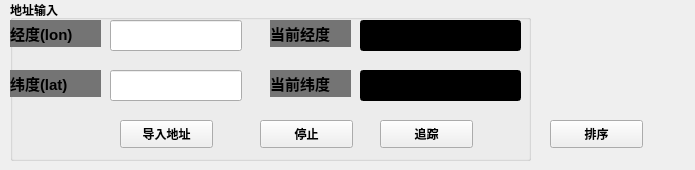
    <widget class="QWidget" name="tab">
     <property name="minimumSize">
      <size>
       <width>695</width>
       <height>0</height>
      </size>
     </property>
     <attribute name="title">
      <string>天线1</string>
     </attribute>
     <widget class="QGroupBox" name="groupBox_3">
      <property name="geometry">
       <rect>
        <x>10</x>
        <y>0</y>
        <width>521</width>
        <height>161</height>
       </rect>
      </property>
      <property name="sizePolicy">
       <sizepolicy hsizetype="Expanding" vsizetype="Fixed">
        <horstretch>0</horstretch>
        <verstretch>0</verstretch>
       </sizepolicy>
      </property>
      <property name="font">
       <font>
        <weight>75</weight>
        <bold>true</bold>
       </font>
      </property>
      <property name="title">
       <string>地址输入</string>
      </property>
      <widget class="QLineEdit" name="lineEdit_6">
       <property name="geometry">
        <rect>
         <x>100</x>
         <y>20</y>
         <width>132</width>
         <height>31</height>
        </rect>
       </property>
       <property name="text">
        <string/>
       </property>
      </widget>
      <widget class="QLineEdit" name="lineEdit_7">
       <property name="geometry">
        <rect>
         <x>100</x>
         <y>70</y>
         <width>132</width>
         <height>31</height>
        </rect>
       </property>
       <property name="text">
        <string/>
       </property>
      </widget>
      <widget class="QLabel" name="label_10">
       <property name="geometry">
        <rect>
         <x>0</x>
         <y>20</y>
         <width>91</width>
         <height>27</height>
        </rect>
       </property>
       <property name="sizePolicy">
        <sizepolicy hsizetype="Preferred" vsizetype="Preferred">
         <horstretch>1</horstretch>
         <verstretch>0</verstretch>
        </sizepolicy>
       </property>
       <property name="font">
        <font>
         <pointsize>11</pointsize>
         <weight>75</weight>
         <bold>true</bold>
        </font>
       </property>
       <property name="styleSheet">
        <string notr="true">background-color: rgb(116, 116, 116);
border-top-color: rgb(255, 255, 255);</string>
       </property>
       <property name="text">
        <string>经度(lon)</string>
       </property>
      </widget>
      <widget class="QLabel" name="label_11">
       <property name="geometry">
        <rect>
         <x>0</x>
         <y>70</y>
         <width>91</width>
         <height>27</height>
        </rect>
       </property>
       <property name="sizePolicy">
        <sizepolicy hsizetype="Preferred" vsizetype="Preferred">
         <horstretch>1</horstretch>
         <verstretch>0</verstretch>
        </sizepolicy>
       </property>
       <property name="font">
        <font>
         <pointsize>11</pointsize>
         <weight>75</weight>
         <bold>true</bold>
        </font>
       </property>
       <property name="styleSheet">
        <string notr="true">background-color: rgb(116, 116, 116);
border-top-color: rgb(255, 255, 255);
</string>
       </property>
       <property name="text">
        <string>纬度(lat)</string>
       </property>
      </widget>
      <widget class="QPushButton" name="pb_load_sourceFile_import">
       <property name="geometry">
        <rect>
         <x>110</x>
         <y>120</y>
         <width>93</width>
         <height>28</height>
        </rect>
       </property>
       <property name="font">
        <font>
         <weight>75</weight>
         <bold>true</bold>
        </font>
       </property>
       <property name="text">
        <string>导入地址</string>
       </property>
      </widget>
      <widget class="QLineEdit" name="lineEdit_8">
       <property name="geometry">
        <rect>
         <x>350</x>
         <y>20</y>
         <width>161</width>
         <height>31</height>
        </rect>
       </property>
       <property name="font">
        <font>
         <pointsize>12</pointsize>
         <weight>75</weight>
         <bold>true</bold>
        </font>
       </property>
       <property name="styleSheet">
        <string notr="true">color: rgb(0, 170, 0);
background-color: rgb(0, 0, 0);</string>
       </property>
      </widget>
      <widget class="QLineEdit" name="lineEdit_9">
       <property name="geometry">
        <rect>
         <x>350</x>
         <y>70</y>
         <width>161</width>
         <height>31</height>
        </rect>
       </property>
       <property name="font">
        <font>
         <pointsize>12</pointsize>
         <weight>75</weight>
         <bold>true</bold>
        </font>
       </property>
       <property name="styleSheet">
        <string notr="true">color: rgb(0, 170, 0);
background-color: rgb(0, 0, 0);</string>
       </property>
      </widget>
      <widget class="QLabel" name="label_12">
       <property name="geometry">
        <rect>
         <x>260</x>
         <y>20</y>
         <width>81</width>
         <height>27</height>
        </rect>
       </property>
       <property name="sizePolicy">
        <sizepolicy hsizetype="Preferred" vsizetype="Preferred">
         <horstretch>1</horstretch>
         <verstretch>0</verstretch>
        </sizepolicy>
       </property>
       <property name="font">
        <font>
         <pointsize>11</pointsize>
         <weight>75</weight>
         <bold>true</bold>
        </font>
       </property>
       <property name="styleSheet">
        <string notr="true">background-color: rgb(116, 116, 116);
</string>
       </property>
       <property name="text">
        <string>当前经度</string>
       </property>
      </widget>
      <widget class="QLabel" name="label_13">
       <property name="geometry">
        <rect>
         <x>260</x>
         <y>70</y>
         <width>81</width>
         <height>27</height>
        </rect>
       </property>
       <property name="sizePolicy">
        <sizepolicy hsizetype="Preferred" vsizetype="Preferred">
         <horstretch>1</horstretch>
         <verstretch>0</verstretch>
        </sizepolicy>
       </property>
       <property name="font">
        <font>
         <pointsize>11</pointsize>
         <weight>75</weight>
         <bold>true</bold>
        </font>
       </property>
       <property name="styleSheet">
        <string notr="true">background-color: rgb(116, 116, 116);
</string>
       </property>
       <property name="text">
        <string>当前纬度</string>
       </property>
      </widget>
      <widget class="QPushButton" name="track_1">
       <property name="geometry">
        <rect>
         <x>370</x>
         <y>120</y>
         <width>93</width>
         <height>28</height>
        </rect>
       </property>
       <property name="font">
        <font>
         <weight>75</weight>
         <bold>true</bold>
        </font>
       </property>
       <property name="text">
        <string>追踪</string>
       </property>
      </widget>
      <widget class="QPushButton" name="stop_1">
       <property name="geometry">
        <rect>
         <x>250</x>
         <y>120</y>
         <width>93</width>
         <height>28</height>
        </rect>
       </property>
       <property name="font">
        <font>
         <weight>75</weight>
         <bold>true</bold>
        </font>
       </property>
       <property name="text">
        <string>停止</string>
       </property>
      </widget>
     </widget>
     <widget class="QPushButton" name="sort_1">
      <property name="geometry">
       <rect>
        <x>550</x>
        <y>120</y>
        <width>93</width>
        <height>28</height>
       </rect>
      </property>
      <property name="font">
       <font>
        <weight>75</weight>
        <bold>true</bold>
       </font>
      </property>
      <property name="text">
       <string>排序</string>
      </property>
     </widget>
    </widget>
